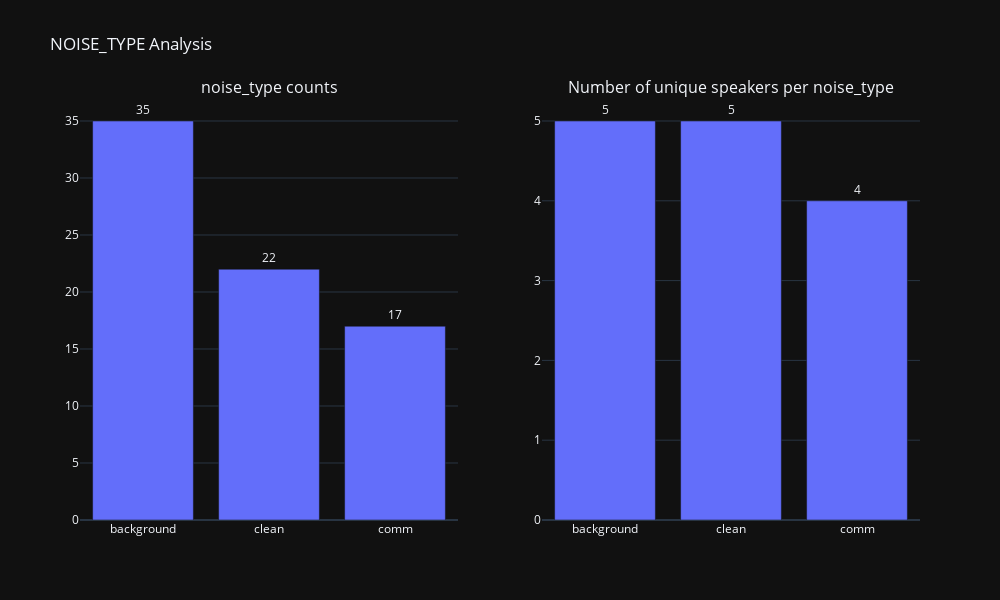

Write notebook code for a chart like this one.
### Code cell
plot_column_analysis("noise_type")

### Figure 1 — Plotly figure (JSON) as saved in the notebook; plotly's stock layout.template omitted (floating-point values rounded to 4 significant figures)
{"data": [{"alignmentgroup": "True", "hovertemplate": "noise_type=%{x}<br>Count=%{y}<br>text=%{text}<extra></extra>", "legendgroup": "", "marker": {"color": "#636efa", "pattern": {"shape": ""}}, "name": "", "offsetgroup": "", "orientation": "v", "showlegend": false, "text": [35.0, 22.0, 17.0], "textposition": "outside", "texttemplate": "%{text}", "x": ["background", "clean", "comm"], "xaxis": "x", "y": [35, 22, 17], "yaxis": "y", "type": "bar"}, {"alignmentgroup": "True", "hovertemplate": "noise_type=%{x}<br>number of Unique Speakers=%{y}<br>text=%{text}<extra></extra>", "legendgroup": "", "marker": {"color": "#636efa", "pattern": {"shape": ""}}, "name": "", "offsetgroup": "", "orientation": "v", "showlegend": false, "text": [5.0, 5.0, 4.0], "textposition": "outside", "texttemplate": "%{text}", "x": ["background", "clean", "comm"], "xaxis": "x2", "y": [5, 5, 4], "yaxis": "y2", "type": "bar"}], "layout": {"xaxis": {"anchor": "y", "domain": [0.0, 0.45]}, "yaxis": {"anchor": "x", "domain": [0.0, 1.0]}, "xaxis2": {"anchor": "y2", "domain": [0.55, 1.0]}, "yaxis2": {"anchor": "x2", "domain": [0.0, 1.0]}, "annotations": [{"font": {"size": 16}, "showarrow": false, "text": "noise_type counts", "x": 0.225, "xanchor": "center", "xref": "paper", "y": 1.0, "yanchor": "bottom", "yref": "paper"}, {"font": {"size": 16}, "showarrow": false, "text": "Number of unique speakers per noise_type", "x": 0.775, "xanchor": "center", "xref": "paper", "y": 1.0, "yanchor": "bottom", "yref": "paper"}], "title": {"text": "NOISE_TYPE Analysis"}, "width": 1000, "height": 600}}
